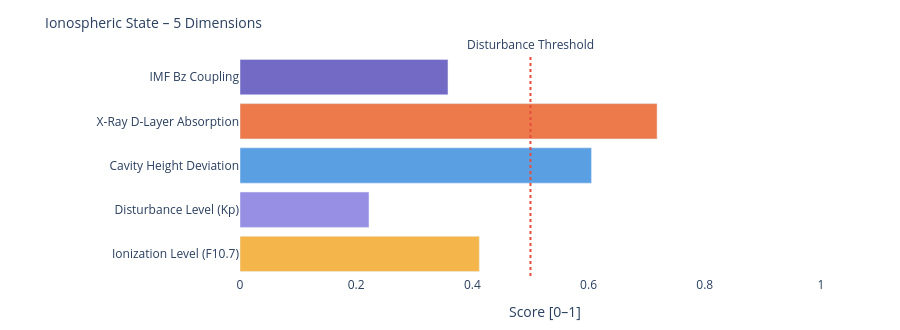

Notebook code cell kept with this figure:
### Markdown cell above
---
### 📐 Systemic Insight: Geometric Cavity vs. Real Schumann Resonance

**Relevant for:** Layer 6 = delta analysis &nbsp;|&nbsp; Layer 7 = feature vector / system interpretation

A cavity height change from 80 km to 70 km shifts the **idealized geometric frequencies** only minimally:

| Modus | Aktuell | Referenz | Δ |
|-------|---------|----------|---|
| SR-1 | 10.4762 Hz | 10.4599 Hz | +16 mHz |
| SR-2 | 18.1452 Hz | 18.1171 Hz | +28 mHz |
| SR-3 | 25.6612 Hz | 25.6215 Hz | +40 mHz |
| SR-4 | 33.1285 Hz | 33.0772 Hz | +51 mHz |

The geometric effect is limited because 10 km is very small compared to Earth's radius (~6371 km).

**Consequence:** Real Schumann deviations are likely driven more strongly by **conductivity, damping, day/night structure, lightning distribution and source geometry** than by pure cavity height.

---

**Layer 6 compares:**
```
geometric Δ from Layer 4  vs.  observed Δ from real Schumann measurement data
```

**Layer 7 Feature:**
```
If real Δ >> geometric Δ  →  non-geometric factors dominant
```

### Code cell
# ============================================================
# IONOSPHERIC STATE – Summary gauge
# Five dimensions: ionization, disturbance, cavity height, X-Ray, Bz coupling
# ============================================================

def norm(v, lo, hi):
    if v is None: return None
    return round(max(0.0, min(1.0, (v - lo) / (hi - lo))), 3)

# Ionization level (F10.7 → F2-Layer)
ioniz = norm(f107_val, 60, 250)

# Disturbance level (Kp → E/F-Layer irregularities)
disturb = norm(kp_val, 0, 9)

# Cavity height deviation from reference (80 km)
h_dev = norm(abs(h_eff - 80), 0, 20)

# X-Ray ionization (D-Layer absorption)
xray_ioniz = None
if xray_now is not None:
    xray_ioniz = norm(math.log10(max(xray_now, 1e-9)) + 9, 0, 5)

# Bz coupling (southward Bz → stronger magnetosphere-ionosphere coupling)
bz_coupling = norm(-(bz_now or 0), -5, 30) if bz_now is not None else None

dims = [
    ('Ionization Level (F10.7)',    ioniz,      '#F2A623'),
    ('Disturbance Level (Kp)',      disturb,    '#7F77DD'),
    ('Cavity Height Deviation',     h_dev,      '#378ADD'),
    ('X-Ray D-Layer Absorption',    xray_ioniz, '#E85D24'),
    ('IMF Bz Coupling',             bz_coupling,'#534AB7'),
]

fig = go.Figure()
for name, val, col in dims:
    if val is not None:
        h = int(val * 20)
        bar = '█' * h + '░' * (20 - h)
        label = f'{name}:  {bar}  {val:.3f}'
    else:
        label = f'{name}:  {"─" * 20}  n/a'
    fig.add_trace(go.Bar(
        x=[val if val is not None else 0],
        y=[name],
        orientation='h',
        marker_color=col, opacity=0.82,
        showlegend=False
    ))

fig.add_vline(x=0.5, line_dash='dot', line_color='#e74c3c',
              annotation_text='Disturbance Threshold', annotation_position='top')
fig.update_layout(
    title=dict(text='Ionospheric State – 5 Dimensions', font=dict(size=14)),
    xaxis=dict(title='Score [0–1]', range=[0, 1.05]),
    height=330, plot_bgcolor='rgba(0,0,0,0)', paper_bgcolor='rgba(0,0,0,0)',
    margin=dict(l=240, r=50, t=55, b=40)
)
fig.show()

print(f'\nIonospheric state:')
for name, val, _ in dims:
    print(f'  {name:<35} {val:.3f}' if val is not None else f'  {name:<35} n/a')

### Figure 1 — Plotly figure (JSON) as saved in the notebook; plotly's stock layout.template omitted (floating-point values rounded to 4 significant figures)
{"data": [{"marker": {"color": "#F2A623"}, "opacity": 0.82, "orientation": "h", "showlegend": false, "type": "bar", "x": [0.412], "y": ["Ionization Level (F10.7)"]}, {"marker": {"color": "#7F77DD"}, "opacity": 0.82, "orientation": "h", "showlegend": false, "type": "bar", "x": [0.222], "y": ["Disturbance Level (Kp)"]}, {"marker": {"color": "#378ADD"}, "opacity": 0.82, "orientation": "h", "showlegend": false, "type": "bar", "x": [0.605], "y": ["Cavity Height Deviation"]}, {"marker": {"color": "#E85D24"}, "opacity": 0.82, "orientation": "h", "showlegend": false, "type": "bar", "x": [0.718], "y": ["X-Ray D-Layer Absorption"]}, {"marker": {"color": "#534AB7"}, "opacity": 0.82, "orientation": "h", "showlegend": false, "type": "bar", "x": [0.358], "y": ["IMF Bz Coupling"]}], "layout": {"annotations": [{"showarrow": false, "text": "Disturbance Threshold", "x": 0.5, "xanchor": "center", "xref": "x", "y": 1, "yanchor": "bottom", "yref": "y domain"}], "height": 330, "margin": {"b": 40, "l": 240, "r": 50, "t": 55}, "paper_bgcolor": "rgba(0,0,0,0)", "plot_bgcolor": "rgba(0,0,0,0)", "shapes": [{"line": {"color": "#e74c3c", "dash": "dot"}, "type": "line", "x0": 0.5, "x1": 0.5, "xref": "x", "y0": 0, "y1": 1, "yref": "y domain"}], "title": {"font": {"size": 14}, "text": "Ionospheric State – 5 Dimensions"}, "xaxis": {"range": [0, 1.05], "title": {"text": "Score [0–1]"}}}}
